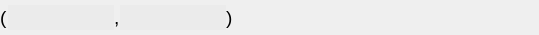
<?xml version="1.0" encoding="UTF-8"?>
<ui version="4.0">
 <class>Tuple2</class>
 <widget class="QWidget" name="Tuple2">
  <property name="geometry">
   <rect>
    <x>0</x>
    <y>0</y>
    <width>539</width>
    <height>35</height>
   </rect>
  </property>
  <property name="windowTitle">
   <string>Form</string>
  </property>
  <layout class="QHBoxLayout" name="horizontalLayout">
   <property name="spacing">
    <number>0</number>
   </property>
   <property name="leftMargin">
    <number>0</number>
   </property>
   <property name="topMargin">
    <number>1</number>
   </property>
   <property name="rightMargin">
    <number>0</number>
   </property>
   <property name="bottomMargin">
    <number>0</number>
   </property>
   <item>
    <widget class="QLabel" name="label_5">
     <property name="text">
      <string>&lt;html&gt;&lt;head/&gt;&lt;body&gt;&lt;p&gt;&lt;span style=&quot; font-size:14pt;&quot;&gt;(&lt;/span&gt;&lt;/p&gt;&lt;/body&gt;&lt;/html&gt;</string>
     </property>
    </widget>
   </item>
   <item>
    <widget class="LECustomTuple" name="lineEditVal_1">
     <property name="sizePolicy">
      <sizepolicy hsizetype="Preferred" vsizetype="Fixed">
       <horstretch>0</horstretch>
       <verstretch>0</verstretch>
      </sizepolicy>
     </property>
     <property name="minimumSize">
      <size>
       <width>0</width>
       <height>25</height>
      </size>
     </property>
     <property name="maximumSize">
      <size>
       <width>805</width>
       <height>16777215</height>
      </size>
     </property>
     <property name="styleSheet">
      <string notr="true">background:rgb(235,235,235);
border:0px;

</string>
     </property>
     <property name="readOnly">
      <bool>false</bool>
     </property>
    </widget>
   </item>
   <item>
    <widget class="QLabel" name="label_6">
     <property name="text">
      <string>&lt;html&gt;&lt;head/&gt;&lt;body&gt;&lt;p&gt;&lt;span style=&quot; font-size:14pt;&quot;&gt;,&lt;/span&gt;&lt;/p&gt;&lt;/body&gt;&lt;/html&gt;</string>
     </property>
    </widget>
   </item>
   <item>
    <widget class="LECustomTuple" name="lineEditVal_2">
     <property name="sizePolicy">
      <sizepolicy hsizetype="Preferred" vsizetype="Fixed">
       <horstretch>0</horstretch>
       <verstretch>0</verstretch>
      </sizepolicy>
     </property>
     <property name="minimumSize">
      <size>
       <width>0</width>
       <height>25</height>
      </size>
     </property>
     <property name="maximumSize">
      <size>
       <width>805</width>
       <height>16777215</height>
      </size>
     </property>
     <property name="focusPolicy">
      <enum>Qt::StrongFocus</enum>
     </property>
     <property name="styleSheet">
      <string notr="true">background:rgb(235,235,235);
border:0px;</string>
     </property>
    </widget>
   </item>
   <item>
    <widget class="QLabel" name="label_7">
     <property name="text">
      <string>&lt;html&gt;&lt;head/&gt;&lt;body&gt;&lt;p&gt;&lt;span style=&quot; font-size:14pt;&quot;&gt;)&lt;/span&gt;&lt;/p&gt;&lt;/body&gt;&lt;/html&gt;</string>
     </property>
    </widget>
   </item>
   <item>
    <spacer name="horizontalSpacer_2">
     <property name="orientation">
      <enum>Qt::Horizontal</enum>
     </property>
     <property name="sizeHint" stdset="0">
      <size>
       <width>123</width>
       <height>20</height>
      </size>
     </property>
    </spacer>
   </item>
  </layout>
 </widget>
 <customwidgets>
  <customwidget>
   <class>LECustomTuple</class>
   <extends>QLineEdit</extends>
   <header>gereListe.h</header>
  </customwidget>
 </customwidgets>
 <resources/>
 <connections/>
</ui>
